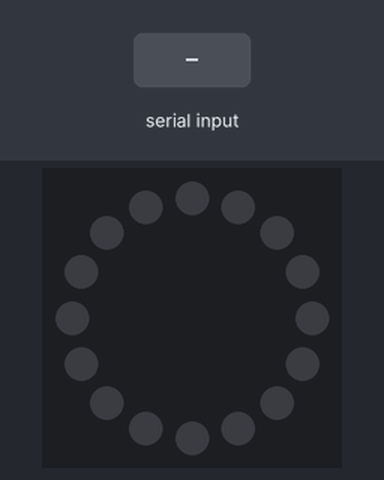
Bench run of a sketch on a simulated Arduino Uno, built with avr-gcc and run on an emulated ATmega328P. Shown: 16 RGB LEDs in a ring, first at the top, clockwise. Inputs (shaded band) come from the test bench. Dim RGB values are drawn brighter than linear; the strip is taken to match the declared colour order.

Above: at 1.2 s.
1.3 s: "1" received over the second serial link
At 1.6 s:
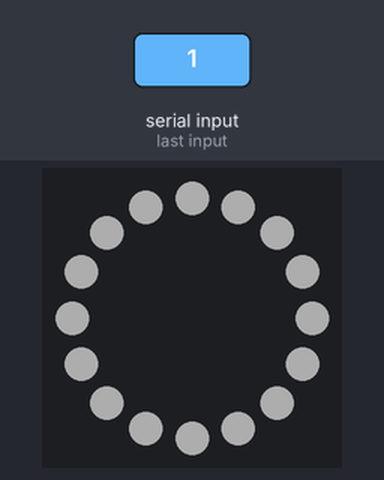
2.8 s: "0" received over the second serial link
At 4.0 s:
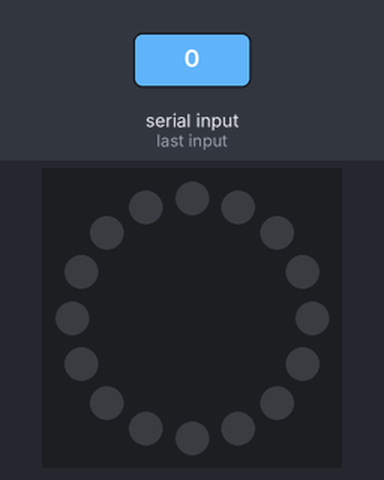
Timing chart, 0 to 5.8 s (numbered marks = the images above; inputs shaded):
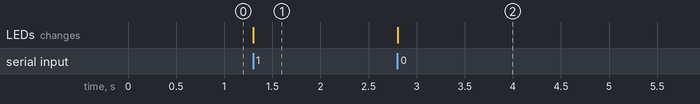

The sketch:

led-bluetooth.ino
```cpp
#include <Adafruit_NeoPixel.h>
#include <SoftwareSerial.h>

#define LED_PIN 6
#define LED_COUNT 16
Adafruit_NeoPixel ring(LED_COUNT, LED_PIN, NEO_RGBW + NEO_KHZ800);

char state;
SoftwareSerial BT(0,1);

void setup() {
  // put your setup code here, to run once:
  Serial.begin(9600);
  BT.begin(9600);
  ring.begin();
  ring.show();
  ring.setBrightness(50);
}

void loop() {
  // put your main code here, to run repeatedly:
  if(BT.available()){ // Checks whether data is coming from the serial port
    state = BT.read(); // Reads the data from the serial port
    BT.print(state);
    //digitalWrite(ledPin, HIGH);

    if (state == '0') {
      for (int i=0; i<=16; i++) {
        ring.setPixelColor(i, 0, 0, 0, 0);
      }
      ring.show();
    }

    else if (state == '1') {
      for (int i=0; i<=16; i++) {
        ring.setPixelColor(i, 255, 255, 255, 0);
      }
      ring.show();
    }
  }
}
```

Measured:
- after the input at 1.3 s, the LEDs: change at once (image 1)
- after the input at 2.8 s, the LEDs: change at once (image 2)
